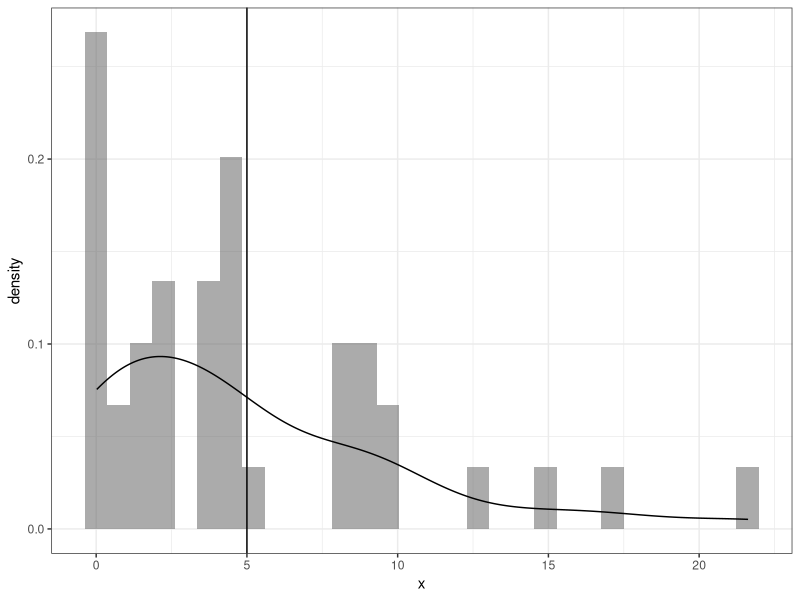
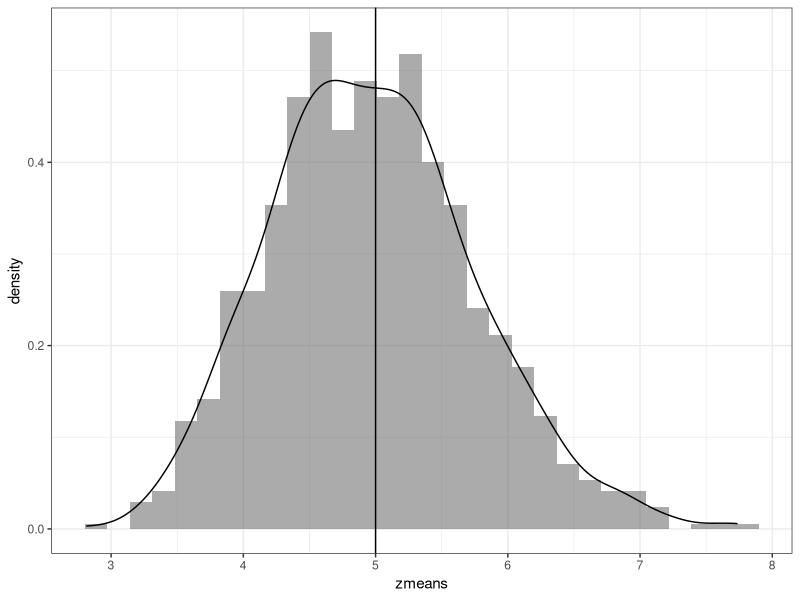

Here is the R script that generated these plots, in order:
## ---- chunk 1
set.seed(1234)
library(ggplot2)
library(dplyr)
## ---- chunk 2
x <- (rexp(40, 0.2))
y <- as.data.frame(x)
p <- ggplot(y, aes(x = x)) + theme_bw()
p + geom_histogram(aes(y = ..density..), alpha=0.5) + geom_density(size = 0.5, alpha = 0.2) + geom_vline(xintercept = 5, size = 0.5) 
## ---- chunk 3
mean(x)
var(x)
## ---- chunk 4
nosim <- 1000
n <- 40
z <- matrix(rexp(nosim * n, 0.2), nrow = nosim)
zmeans <- apply(z, 1, mean)
zmdf <- as.data.frame(zmeans)
## ---- chunk 5
mean(zmeans)
## ---- chunk 6
sd(zmeans)
var(zmeans)
## ---- chunk 7
p2 <- ggplot(zmdf, aes(x = zmeans)) + theme_bw()
p2 + geom_histogram(aes(y = ..density..), alpha=0.5) + geom_density(size = 0.5, alpha = 0.2) + geom_vline(xintercept = 5, size = 0.5)
